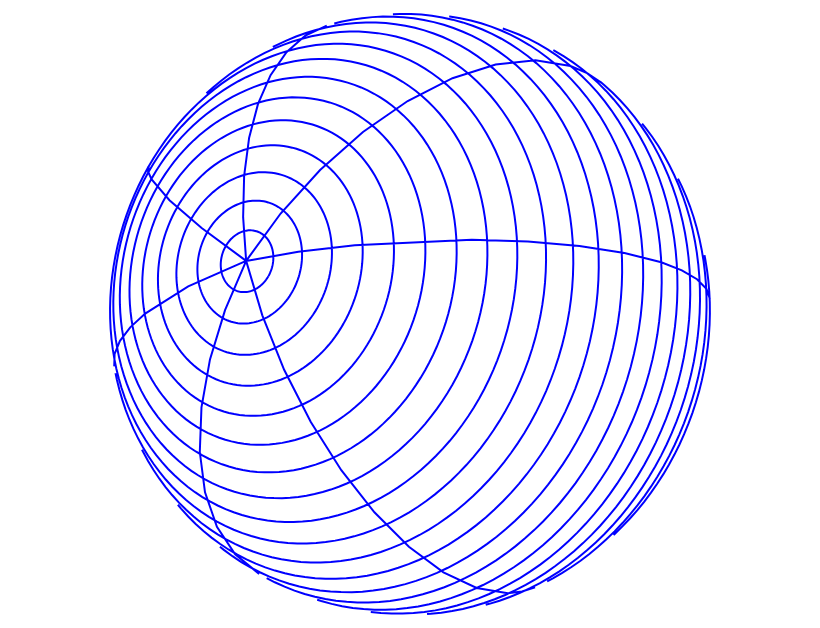

Here is the notebook cell this chart was saved with:
### Code cell
alt.Chart(data_1).mark_geoshape(stroke='blue').project(
    'orthographic',
    rotate=[14, 125, 72]
)

### Figure 1 — Vega-Lite specification as saved in the notebook (floating-point values rounded to 4 significant figures)
{"config": {"view": {"continuousWidth": 400, "continuousHeight": 300}}, "data": {"graticule": {"step": [47, 6]}}, "mark": {"type": "geoshape", "stroke": "blue"}, "projection": {"rotate": [14, 125, 72], "type": "orthographic"}, "$schema": "https://vega.github.io/schema/vega-lite/v4.8.1.json"}
